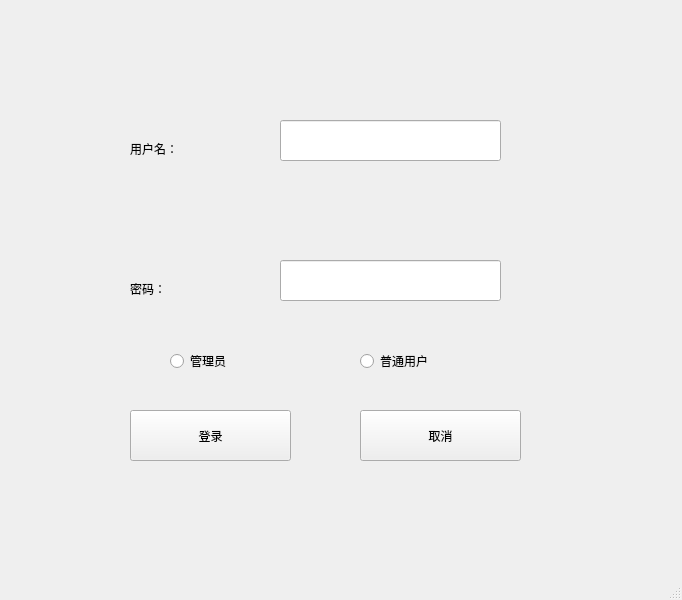
<?xml version="1.0" encoding="UTF-8"?>
<ui version="4.0">
 <class>MainWindow</class>
 <widget class="QMainWindow" name="MainWindow">
  <property name="geometry">
   <rect>
    <x>0</x>
    <y>0</y>
    <width>682</width>
    <height>600</height>
   </rect>
  </property>
  <property name="windowTitle">
   <string>MainWindow</string>
  </property>
  <widget class="QWidget" name="centralwidget">
   <widget class="QLabel" name="label">
    <property name="geometry">
     <rect>
      <x>130</x>
      <y>140</y>
      <width>81</width>
      <height>18</height>
     </rect>
    </property>
    <property name="text">
     <string>用户名：</string>
    </property>
   </widget>
   <widget class="QLabel" name="label_2">
    <property name="geometry">
     <rect>
      <x>130</x>
      <y>280</y>
      <width>81</width>
      <height>18</height>
     </rect>
    </property>
    <property name="text">
     <string>密码：</string>
    </property>
   </widget>
   <widget class="QLineEdit" name="lineEdit">
    <property name="geometry">
     <rect>
      <x>280</x>
      <y>120</y>
      <width>221</width>
      <height>41</height>
     </rect>
    </property>
   </widget>
   <widget class="QLineEdit" name="lineEdit_2">
    <property name="geometry">
     <rect>
      <x>280</x>
      <y>260</y>
      <width>221</width>
      <height>41</height>
     </rect>
    </property>
   </widget>
   <widget class="QPushButton" name="pushButton">
    <property name="geometry">
     <rect>
      <x>130</x>
      <y>410</y>
      <width>161</width>
      <height>51</height>
     </rect>
    </property>
    <property name="text">
     <string>登录</string>
    </property>
   </widget>
   <widget class="QPushButton" name="pushButton_2">
    <property name="geometry">
     <rect>
      <x>360</x>
      <y>410</y>
      <width>161</width>
      <height>51</height>
     </rect>
    </property>
    <property name="text">
     <string>取消</string>
    </property>
   </widget>
   <widget class="QRadioButton" name="radioButton">
    <property name="geometry">
     <rect>
      <x>170</x>
      <y>350</y>
      <width>132</width>
      <height>22</height>
     </rect>
    </property>
    <property name="text">
     <string>管理员</string>
    </property>
   </widget>
   <widget class="QRadioButton" name="radioButton_2">
    <property name="geometry">
     <rect>
      <x>360</x>
      <y>350</y>
      <width>132</width>
      <height>22</height>
     </rect>
    </property>
    <property name="text">
     <string>普通用户</string>
    </property>
   </widget>
  </widget>
  <widget class="QMenuBar" name="menubar">
   <property name="geometry">
    <rect>
     <x>0</x>
     <y>0</y>
     <width>682</width>
     <height>30</height>
    </rect>
   </property>
  </widget>
  <widget class="QStatusBar" name="statusbar"/>
 </widget>
 <resources/>
 <connections/>
</ui>
